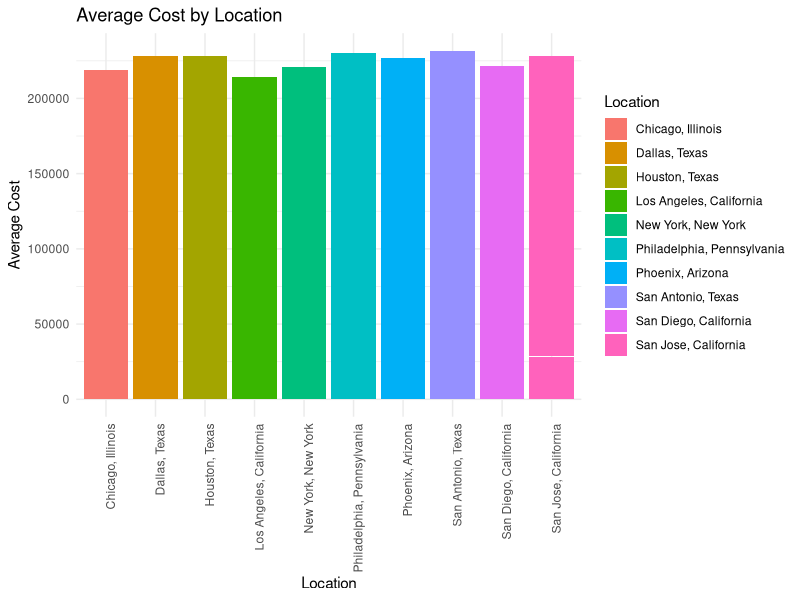

This chart was generated by the following R code:
# Load necessary libraries
library(ggplot2)
library(readxl)


# Assuming 'dataset' is your data frame within Power BI that holds the imported Excel data
# You might need to clean or prepare your data before plotting

dataset <- read_excel("Data_Train.xlsx", sheet = 1)


# Convert Average_Cost to numeric, removing the dollar sign
dataset$Average_Cost <- as.numeric(gsub("\\$", "", dataset$Average_Cost))

# Create a simple bar plot with ggplot2
ggplot(dataset, aes(x = Location, y = Average_Cost, fill = Location)) +
  geom_bar(stat = "identity") +
  theme_minimal() +
  labs(title = "Average Cost by Location",
       x = "Location",
       y = "Average Cost") +
  theme(axis.text.x = element_text(angle = 90, hjust = 1)) # Rotate x labels for readability
